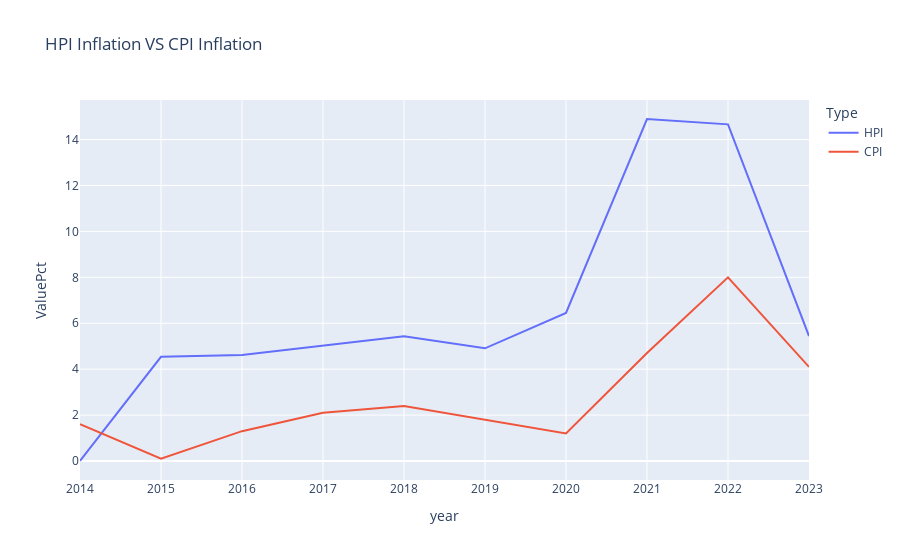

Source (notebook cell):
### Code cell
import plotly.express as px

HPI_CPI_plot = HPI_CPI_plot.rename(columns={"index_percentage_change": "HPI", "Ave": "CPI"})
HPI_CPI_plot_piv = pd.melt(HPI_CPI_plot, 
            id_vars= 'year', 
            value_vars=list(HPI_CPI_plot.columns[1:]), 
            var_name= 'Type', 
            value_name= 'ValuePct')
                          
                          
HPI_CPI_plot_piv
fig = px.line(HPI_CPI_plot_piv, x="year", y="ValuePct", color='Type', title = 'HPI Inflation VS CPI Inflation')
fig.show()

### Figure 1 — Plotly figure (JSON) as saved in the notebook; plotly's stock layout.template omitted (floating-point values rounded to 4 significant figures)
{"data": [{"hovertemplate": "Type=HPI<br>year=%{x}<br>ValuePct=%{y}<extra></extra>", "legendgroup": "HPI", "line": {"color": "#636efa", "dash": "solid"}, "marker": {"symbol": "circle"}, "mode": "lines", "name": "HPI", "orientation": "v", "showlegend": true, "type": "scatter", "x": [2014, 2015, 2016, 2017, 2018, 2019, 2020, 2021, 2022, 2023], "xaxis": "x", "y": [0, 4.539, 4.62, 5.024, 5.434, 4.907, 6.45, 14.9, 14.66, 5.444], "yaxis": "y"}, {"hovertemplate": "Type=CPI<br>year=%{x}<br>ValuePct=%{y}<extra></extra>", "legendgroup": "CPI", "line": {"color": "#EF553B", "dash": "solid"}, "marker": {"symbol": "circle"}, "mode": "lines", "name": "CPI", "orientation": "v", "showlegend": true, "type": "scatter", "x": [2014, 2015, 2016, 2017, 2018, 2019, 2020, 2021, 2022, 2023], "xaxis": "x", "y": [1.6, 0.1, 1.3, 2.1, 2.4, 1.8, 1.2, 4.7, 8, 4.1], "yaxis": "y"}], "layout": {"autosize": true, "legend": {"title": {"text": "Type"}, "tracegroupgap": 0}, "title": {"text": "HPI Inflation VS CPI Inflation"}, "xaxis": {"anchor": "y", "autorange": true, "domain": [0, 1], "range": [2014, 2023], "title": {"text": "year"}, "type": "linear"}, "yaxis": {"anchor": "x", "autorange": true, "domain": [0, 1], "range": [-0.8275, 15.72], "title": {"text": "ValuePct"}, "type": "linear"}}}
